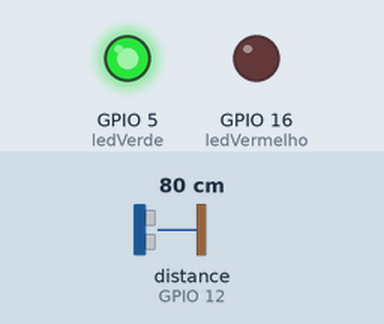
Simulated run of this sketch. Board: ESP8266 (NodeMCU). Shown: output pins drawn as LEDs (lit = HIGH). Wiring (inferred from the names in the program): ultrasonic range finder: trigger GPIO 14; echo GPIO 12. The test bench sets the inputs (shaded band); at power-on: distance to the obstacle (sensor on GPIO 12) 80 cm. The echo pulse lasts 58.3 µs per cm; WiFi joins after 1.5 s; servers stay silent unless stated; random numbers use the default seed unless the sketch sets one; no MQTT or app messages arrive unless stated; pins used as bus, display or sensor lines are not drawn; what the sketch prints to the serial monitor is not drawn.

Above: at 3.7 s.
3.8 s: distance to the obstacle (sensor on GPIO 12) set to 23 cm
5.3 s: distance to the obstacle (sensor on GPIO 12) set to 19 cm
At 6.5 s:
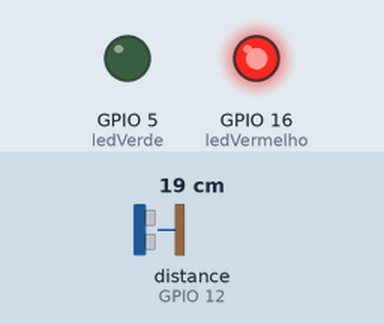
6.8 s: distance to the obstacle (sensor on GPIO 12) set to 35 cm
At 8.0 s:
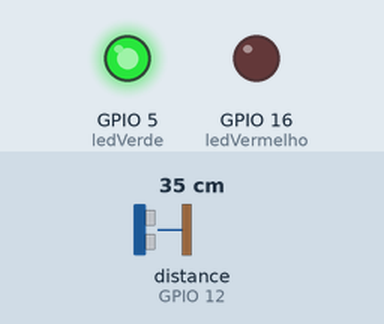
8.3 s: distance to the obstacle (sensor on GPIO 12) set to 18 cm
At 9.6 s:
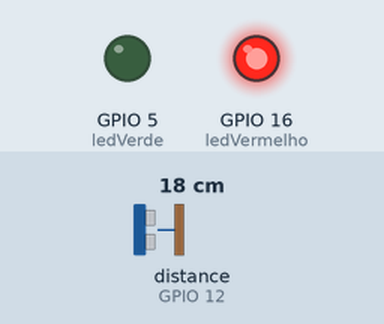
Timing chart, 0 to 10.8 s (numbered marks = the images above; inputs shaded):
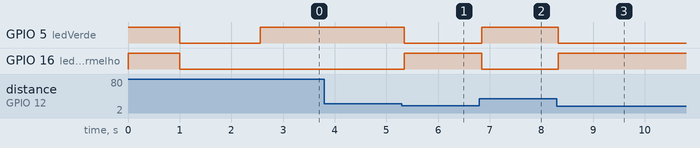

The sketch:

c_digo1.ino
```cpp
#include <ESP8266WiFi.h>
#include <PubSubClient.h>

// ==============================================================
// 1. CREDENCIAIS WI-FI E ADAFRUIT IO
// ==============================================================
const char* ssid          = "ITANET-ILMAR";
const char* password      = "senha";

#define IO_SERVER         "io.adafruit.com"
#define IO_SERVERPORT     1883
#define IO_USERNAME       "Saymon231"
#define IO_KEY            "aio_NPNH35wnH4Kn2gneNdNCsKpLlel3"

const char* topic_distancia = "Saymon231/feeds/estacionamento-distancia";
const char* topic_status    = "Saymon231/feeds/estacionamento-status";

// ==============================================================
// 2. PINAGEM EXATA E VARIÁVEIS
// ==============================================================
const int trigPin     = 14;  // D5 -> GPIO 14
const int echoPin     = 12;  // D6 -> GPIO 12
const int ledVerde    = 5;   // D1 -> GPIO 5
const int ledVermelho = 16;  // D0 -> GPIO 16

long duracao;
float distancia;

WiFiClient espClient;
PubSubClient mqttClient(espClient);

unsigned long ultimoEnvio = 0;
const long intervaloEnvio = 6000; // Atualização de segurança a cada 6 segundos (Anti-Throttle)

String statusAnterior = "";
unsigned long ultimaMudancaEstado = 0;

// ==============================================================
// 3. FUNÇÕES DE CONECTIVIDADE
// ==============================================================
void conectarWiFi() {
  Serial.print("Conectando ao Wi-Fi: ");
  Serial.println(ssid);
  WiFi.mode(WIFI_STA);
  WiFi.begin(ssid, password);

  while (WiFi.status() != WL_CONNECTED) {
    delay(500);
    Serial.print(".");
  }

  Serial.println("\nWi-Fi Conectado!");
  Serial.print("IP da ESP: ");
  Serial.println(WiFi.localIP());
}

void reconectarMQTT() {
  while (!mqttClient.connected()) {
    Serial.print("Tentando conexao MQTT...");
    String clientId = "ESP8266-Vaga-" + String(random(0xffff), HEX);

    if (mqttClient.connect(clientId.c_str(), IO_USERNAME, IO_KEY)) {
      Serial.println(" Conectado ao Adafruit IO!");
    } else {
      Serial.print(" Falha no MQTT, rc=");
      Serial.print(mqttClient.state());
      Serial.println(" Tentando em 3s...");
      delay(3000);
    }
  }
}

void publicarDados(float dist, String st) {
  char payloadDist[8];
  dtostrf(dist, 4, 1, payloadDist);

  // Publica o status e a distância
  mqttClient.publish(topic_status, st.c_str());
  mqttClient.publish(topic_distancia, payloadDist);

  Serial.print(">> [NUVEM] Status: ");
  Serial.print(st);
  Serial.print(" | Distancia: ");
  Serial.print(payloadDist);
  Serial.println(" cm");
}

// ==============================================================
// 4. SETUP
// ==============================================================
void setup() {
  Serial.begin(115200);

  pinMode(trigPin, OUTPUT);
  pinMode(echoPin, INPUT);
  pinMode(ledVerde, OUTPUT);
  pinMode(ledVermelho, OUTPUT);

  // Teste visual de 1s
  digitalWrite(ledVerde, HIGH);
  digitalWrite(ledVermelho, HIGH);
  delay(1000);
  digitalWrite(ledVerde, LOW);
  digitalWrite(ledVermelho, LOW);

  Serial.println("--- Sistema Estabilizado ---");

  conectarWiFi();
  mqttClient.setServer(IO_SERVER, IO_SERVERPORT);
  mqttClient.setKeepAlive(30);
}

// ==============================================================
// 5. LOOP PRINCIPAL
// ==============================================================
void loop() {
  if (WiFi.status() != WL_CONNECTED) {
    conectarWiFi();
  }
  if (!mqttClient.connected()) {
    reconectarMQTT();
  }
  mqttClient.loop();

  // --- LEITURA ULTRASSÔNICA ---
  digitalWrite(trigPin, LOW);
  delayMicroseconds(4);
  digitalWrite(trigPin, HIGH);
  delayMicroseconds(10);
  digitalWrite(trigPin, LOW);

  duracao = pulseIn(echoPin, HIGH, 30000);
  distancia = (duracao * 0.0343) / 2.0;

  String statusAtual = "LIVRE";

  // Resposta visual imediata na bancada (LEDs sem delay)
  if (duracao > 100 && distancia >= 2.0 && distancia <= 20.0) {
    digitalWrite(ledVermelho, HIGH);
    digitalWrite(ledVerde, LOW);
    statusAtual = "OCUPADA";
  } else {
    digitalWrite(ledVermelho, LOW);
    digitalWrite(ledVerde, HIGH);
    statusAtual = "LIVRE";
  }

  unsigned long agora = millis();

  // ENVIO 1: Mudança de Estado com trava de 1.5s (Debounce)
  if (statusAtual != statusAnterior && (agora - ultimaMudancaEstado > 1500)) {
    statusAnterior = statusAtual;
    ultimaMudancaEstado = agora;
    ultimoEnvio = agora; // Reinicia a contagem periódica

    publicarDados(distancia, statusAtual);
  }
  // ENVIO 2: Heartbeat a cada 6 segundos (mantém o gráfico ativo sem estourar a cota)
  else if (agora - ultimoEnvio >= intervaloEnvio) {
    ultimoEnvio = agora;
    if (duracao > 100 && distancia >= 2.0) {
      publicarDados(distancia, statusAtual);
    }
  }

  delay(50);
}
```

Measured:
- the behaviour switches between 21 and 20 cm on distance to the obstacle (sensor on GPIO 12) (found by bisection; images 0 and 1)
- after the input at 3.8 s, every drawn part: stays the same
- after the input at 5.3 s, GPIO 5 (ledVerde): HIGH → LOW at once; GPIO 16 (ledVermelho): LOW → HIGH at once
- after the input at 6.8 s, GPIO 5 (ledVerde): LOW → HIGH after 0.05 s; GPIO 16 (ledVermelho): HIGH → LOW after 0.05 s
- after the input at 8.3 s, GPIO 5 (ledVerde): HIGH → LOW at once; GPIO 16 (ledVermelho): LOW → HIGH at once
